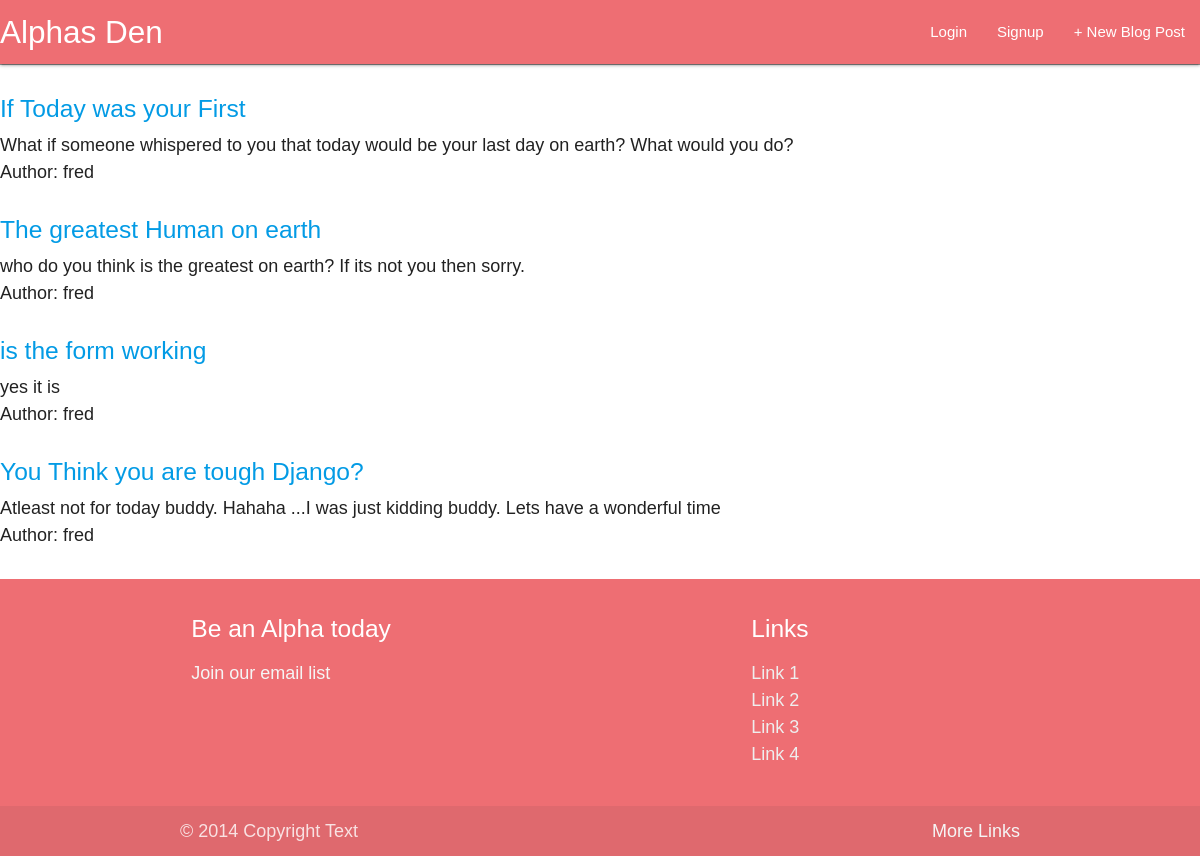
Before: / with the older database file.
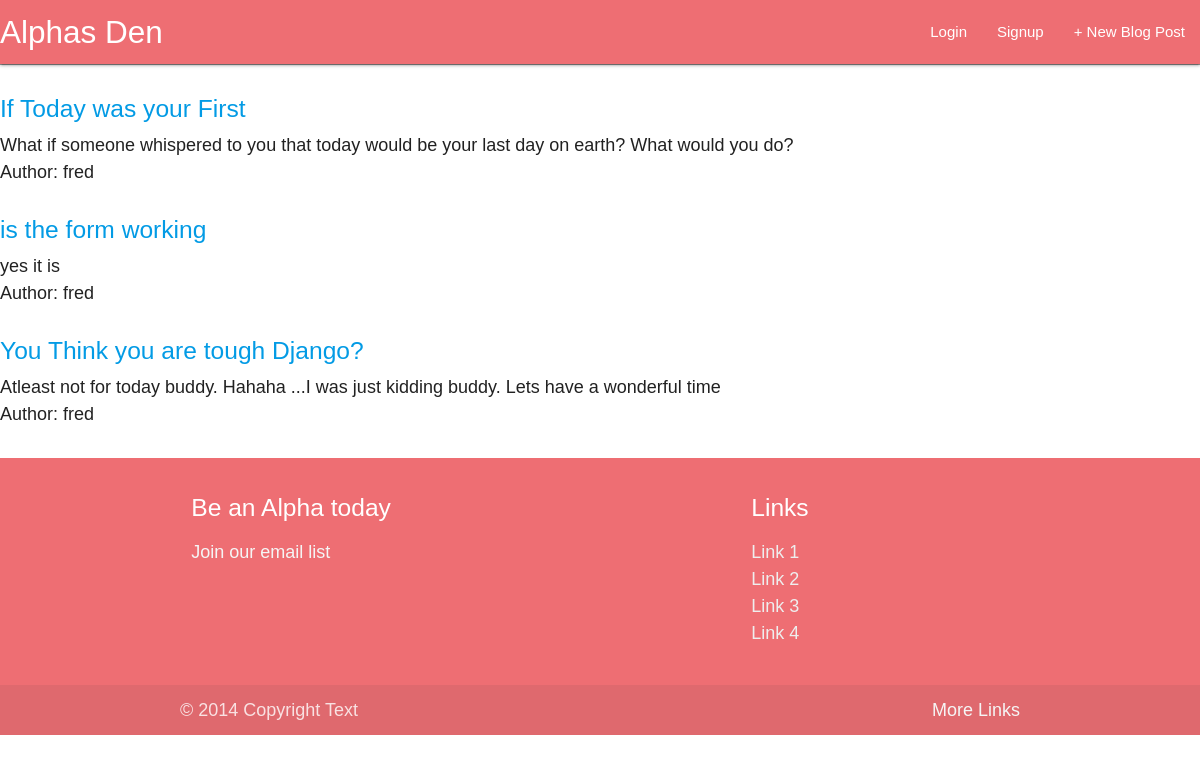
After: the same page with the newer database file.
### blog/models.py (models this page shows, shortened)
class Post(models.Model):
	title = models.CharField(max_length =200)
	author = models.ForeignKey('auth.User',on_delete =models.CASCADE)
	body = models.TextField()

### blog/views.py (the view)
# urls.py: path('',BlogListView.as_view(), name ='home' ),
class BlogListView(ListView):
	model = Post
	template_name = 'home.html'
	context_object_name = 'all_posts_list'

### templates/home.html
{% extends 'base.html' %}
{% block content %}
	{% for post in object_list %}
		<div class="post-entry">
			<h5><a href=" {% url 'post_detail' post.pk %} ">{{ post.title }}</a></h5>
			<p>{{ post.body }}</p>
			<p>Author: {{post.author}}</p>
		</div>
	{% endfor %}
{% endblock %}

Changed rows visible on the page:
removed Post: title "The greatest Human on earth", body "who do you think is the greatest on earth? If its not you then sorry.", author "fred"
